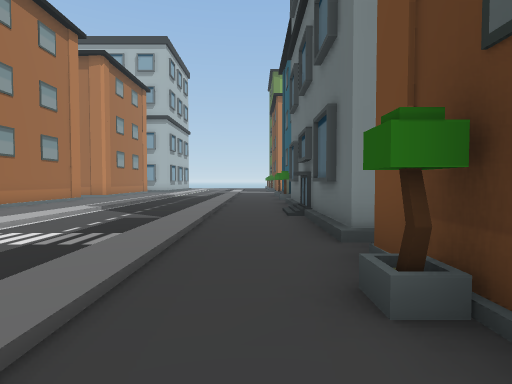
view 1 (above)

20 first-person views from a walk through a 3-D level made in the Unity game engine. The camera is 1.4 m above the floor, tilts 2° down and sees 80° across. The floor is counted in squares, 2 m on a side. Each view is taken from the middle of a square. On the plan, view 1 faces up. The plan holds only what a view shows up to about 10 squares ahead; the rest is blank. The place goes on beyond the plan. The player character is not drawn.

view 2
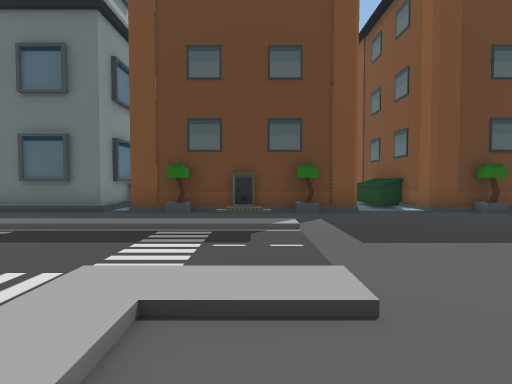

view 3
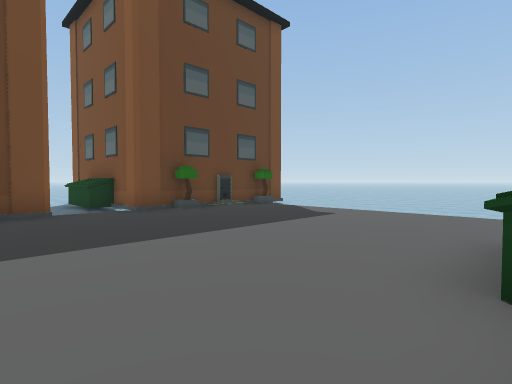

view 4
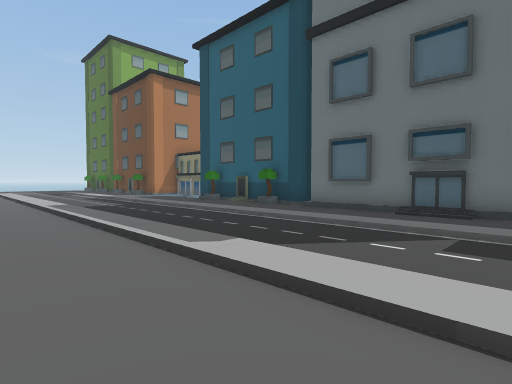

view 5
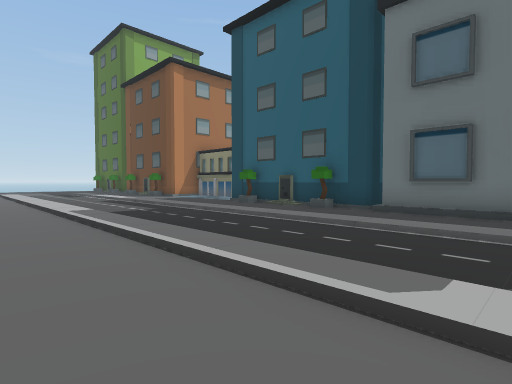

view 6
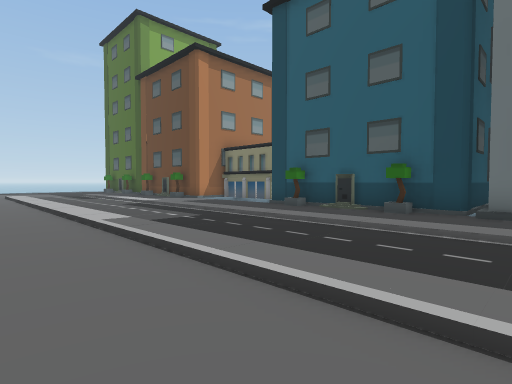

view 7
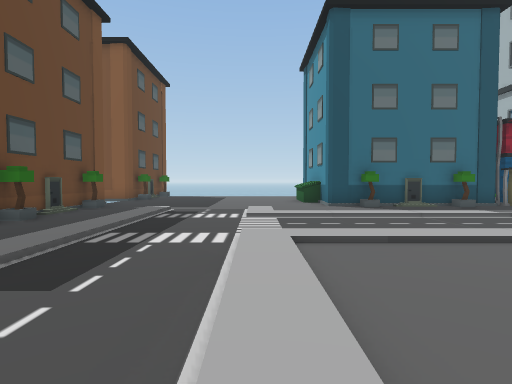

view 8
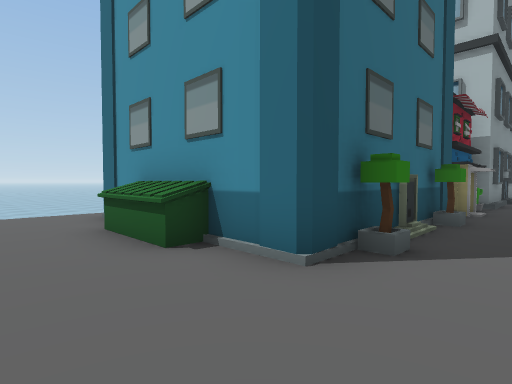

view 9
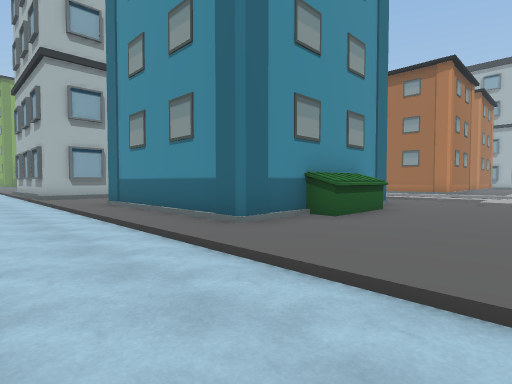

view 10
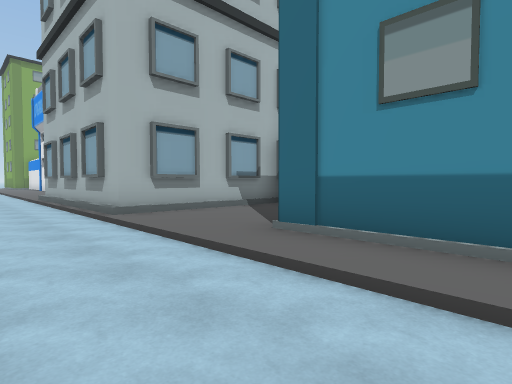

view 11
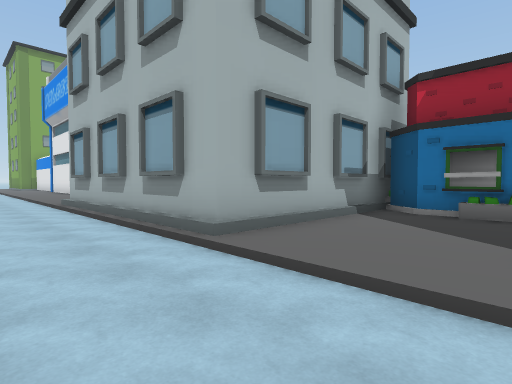

view 12
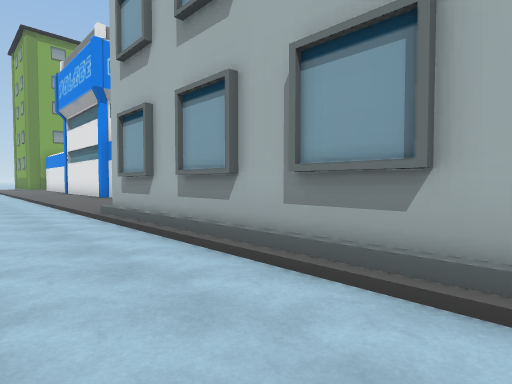

view 13
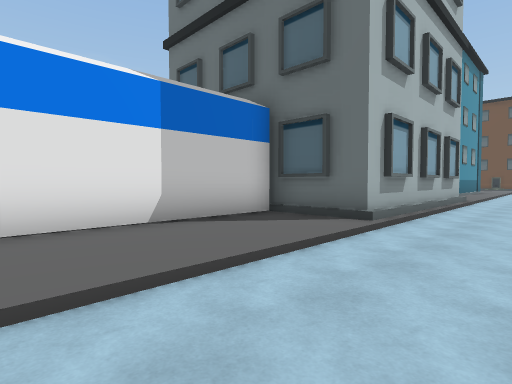

view 14
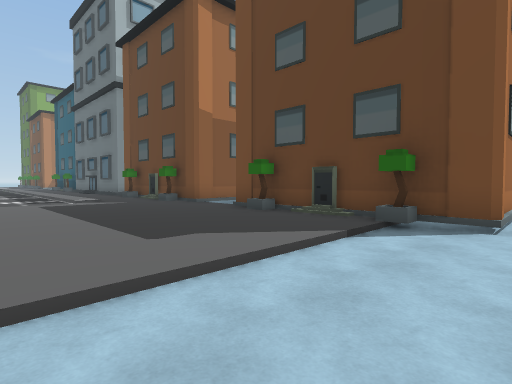

view 15
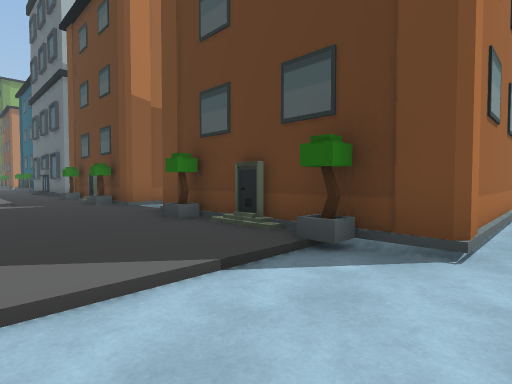

view 16
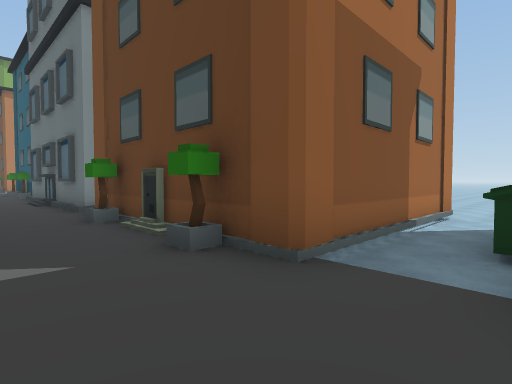

view 17
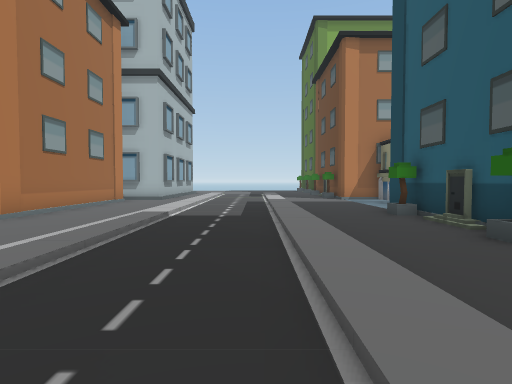

view 18
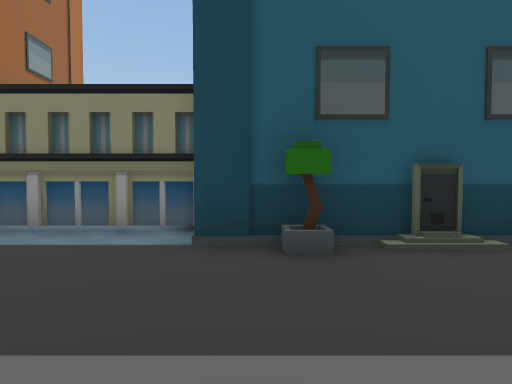

view 19
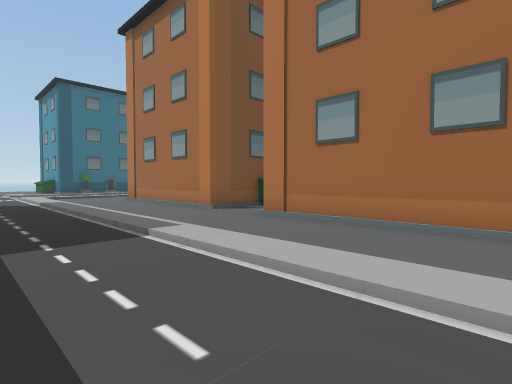

view 20
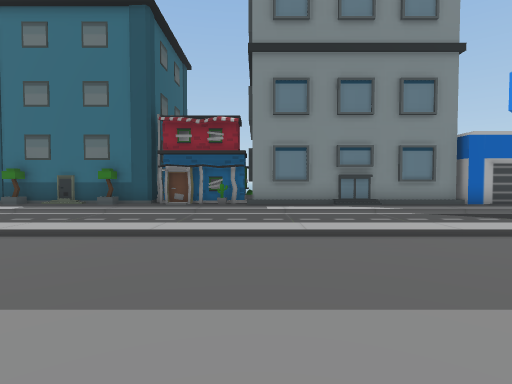

### Floor plan
Key: @ floor where view 1 was taken; # wall or solid block; . main floor; - floor 0.25 m lower than the main floor; / step, stairs or slope; ^ raised ledge; H house.
Columns run from 26 left of view 1 to 10 right of it. Each row starts with its distance up from view 1.
 18                    #../../..-H
 17                    #../../..-H
 16                    #../../..-H
 15                    #../../..#
 14                    #../../.##
 13                    .../../..#
 12                  ^..../../.##
 11                   ##../../..#
 10                    #../../.##
  9                    #../../.#
  8            .       #../../.#
  7           ...       ../../.#
  6          .....      ../../.#
  5         .......    .../../.#
  4        /////////  /////../.##
  3        .........  .......///#
  2       .................../.##
  1       /////////////////../..#
  0                  ...../../@##
 -1     ..../..................#
 -2    #### ####HHH#####.......######----
 -3            #H.H    #........---------
 -4            #HH      ^....../####
 -5 ######     #...     ^......##
 -6 .....#     #...    #.......#
 -7 .....#######...#####.......#
 -8 ///////////////////////////#
 -9 ---------------------------#####
-10 ------------------------------

Where each view was taken, in squares from view 1:
view 1: 0 up, 0 right, facing up
view 2: 0 up, 6 left, facing right
view 3: 1 down, 6 left, facing down-right
view 4: 5 up, 6 left, facing up-right
view 5: 7 up, 6 left, facing up-right
view 6: 9 up, 6 left, facing up-right
view 7: 8 up, 4 left, facing down
view 8: 0 up, 4 left, facing down-left
view 9: 10 down, 3 left, facing up-left
view 10: 10 down, 9 left, facing up-left
view 11: 10 down, 12 left, facing up-left
view 12: 10 down, 15 left, facing up-left
view 13: 10 down, 26 left, facing up-right
view 14: 10 down, 4 left, facing up-right
view 15: 10 down, 2 left, facing up-right
view 16: 4 down, 1 left, facing up-right
view 17: 8 up, 2 left, facing up
view 18: 15 up, 2 left, facing right
view 19: 18 up, 2 left, facing down-left
view 20: 8 up, 15 left, facing down
